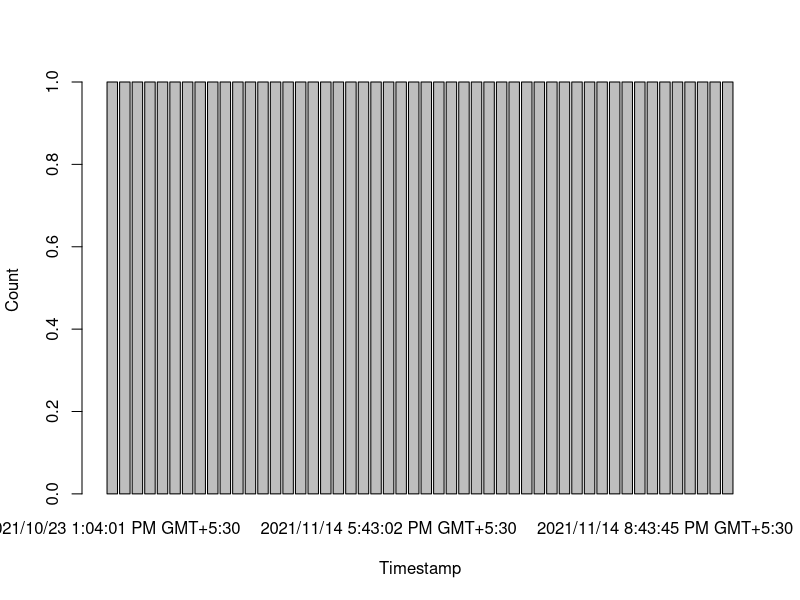
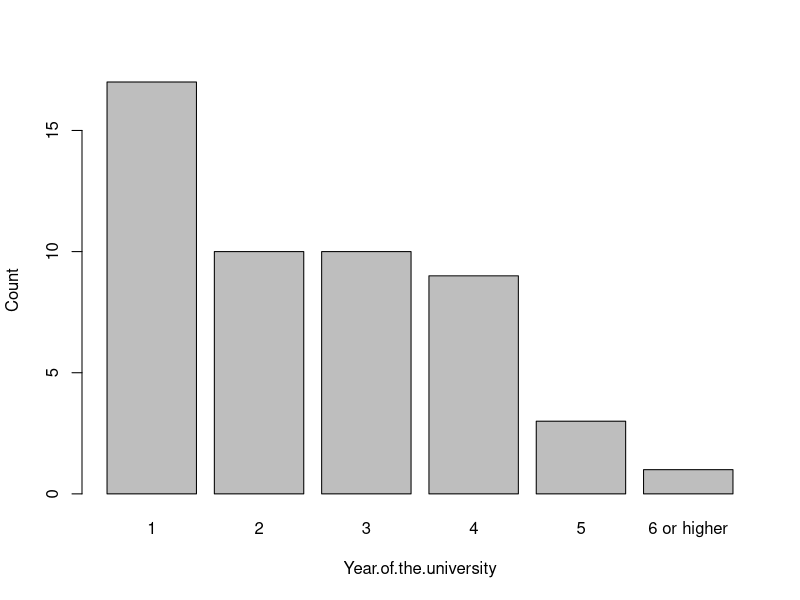
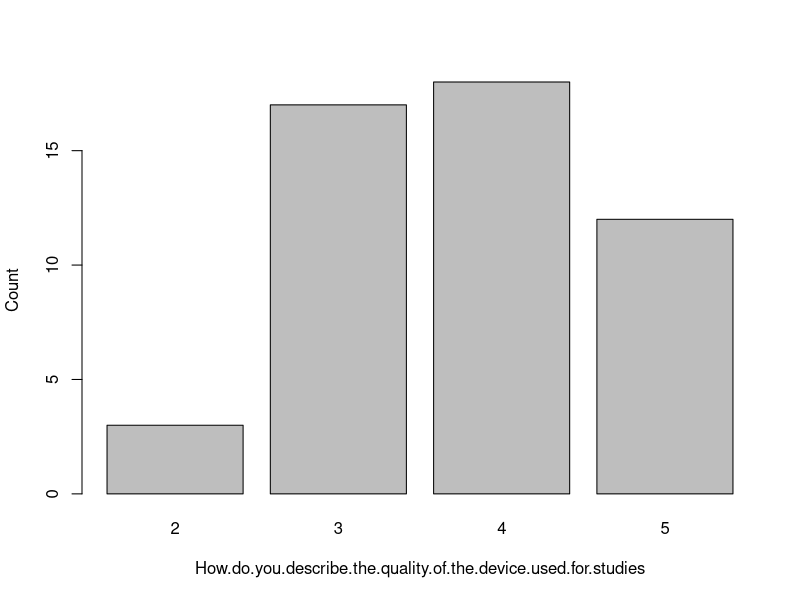
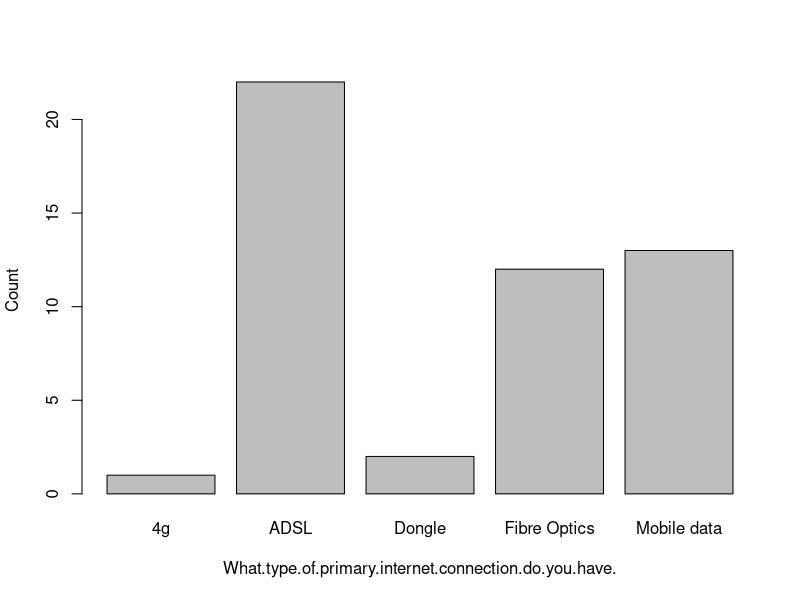
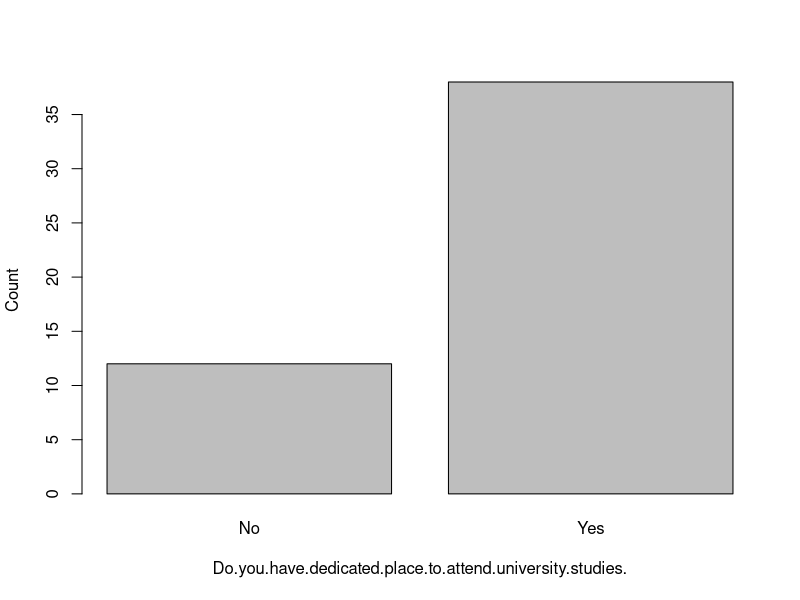
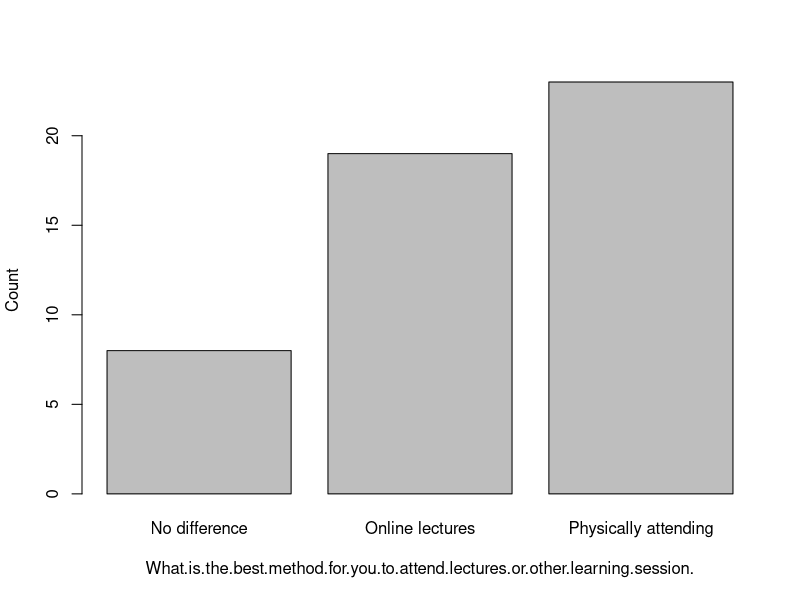

These charts were generated, in order, by the following R code:
df <- read.csv("dataset.csv")
col_names <- t(t(colnames(df)))

columns <- c(1,3,6,7,13,14)
for (col in columns) {
  barplot(table(df[col]), xlab=col_names[col], ylab="Count")
}